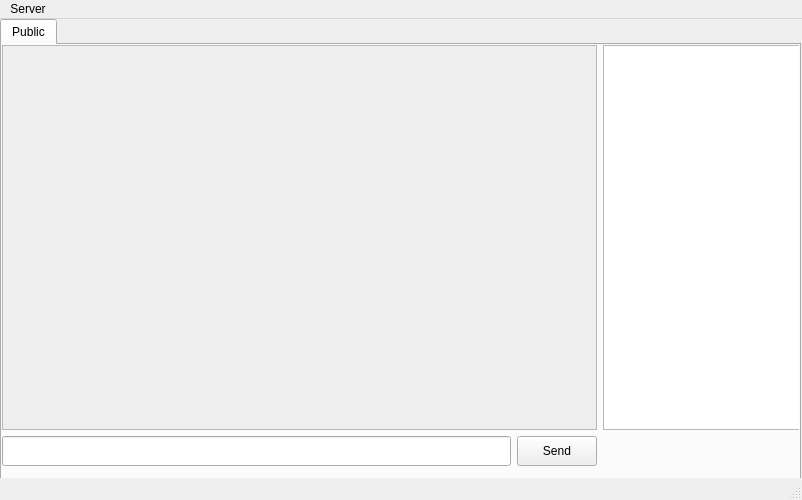
<?xml version="1.0" encoding="UTF-8"?>
<ui version="4.0">
 <class>DNC_chat</class>
 <widget class="QMainWindow" name="DNC_chat">
  <property name="enabled">
   <bool>true</bool>
  </property>
  <property name="geometry">
   <rect>
    <x>0</x>
    <y>0</y>
    <width>802</width>
    <height>500</height>
   </rect>
  </property>
  <property name="minimumSize">
   <size>
    <width>800</width>
    <height>500</height>
   </size>
  </property>
  <property name="contextMenuPolicy">
   <enum>Qt::NoContextMenu</enum>
  </property>
  <property name="acceptDrops">
   <bool>false</bool>
  </property>
  <property name="windowTitle">
   <string>DNC Client</string>
  </property>
  <property name="tabShape">
   <enum>QTabWidget::Rounded</enum>
  </property>
  <property name="dockNestingEnabled">
   <bool>false</bool>
  </property>
  <widget class="QWidget" name="centralwidget">
   <widget class="QTabWidget" name="tabWidget">
    <property name="geometry">
     <rect>
      <x>0</x>
      <y>0</y>
      <width>801</width>
      <height>471</height>
     </rect>
    </property>
    <property name="minimumSize">
     <size>
      <width>801</width>
      <height>0</height>
     </size>
    </property>
    <property name="tabShape">
     <enum>QTabWidget::Rounded</enum>
    </property>
    <property name="currentIndex">
     <number>0</number>
    </property>
    <property name="iconSize">
     <size>
      <width>16</width>
      <height>16</height>
     </size>
    </property>
    <property name="usesScrollButtons">
     <bool>true</bool>
    </property>
    <widget class="QWidget" name="tab_public">
     <attribute name="title">
      <string>Public</string>
     </attribute>
     <widget class="QWidget" name="gridLayoutWidget">
      <property name="geometry">
       <rect>
        <x>0</x>
        <y>0</y>
        <width>801</width>
        <height>421</height>
       </rect>
      </property>
      <property name="minimumSize">
       <size>
        <width>801</width>
        <height>0</height>
       </size>
      </property>
      <layout class="QGridLayout" name="chat_layout">
       <item row="1" column="1">
        <widget class="QPushButton" name="send_button">
         <property name="minimumSize">
          <size>
           <width>80</width>
           <height>30</height>
          </size>
         </property>
         <property name="text">
          <string>Send</string>
         </property>
        </widget>
       </item>
       <item row="1" column="0">
        <widget class="QLineEdit" name="message_line">
         <property name="minimumSize">
          <size>
           <width>262</width>
           <height>30</height>
          </size>
         </property>
        </widget>
       </item>
       <item row="0" column="2">
        <widget class="QListView" name="listUsers">
         <property name="minimumSize">
          <size>
           <width>100</width>
           <height>0</height>
          </size>
         </property>
         <property name="maximumSize">
          <size>
           <width>200</width>
           <height>16777215</height>
          </size>
         </property>
         <property name="frameShadow">
          <enum>QFrame::Sunken</enum>
         </property>
        </widget>
       </item>
       <item row="0" column="0" colspan="2">
        <widget class="QPlainTextEdit" name="chat_display">
         <property name="enabled">
          <bool>false</bool>
         </property>
         <property name="minimumSize">
          <size>
           <width>316</width>
           <height>0</height>
          </size>
         </property>
        </widget>
       </item>
      </layout>
     </widget>
    </widget>
   </widget>
  </widget>
  <widget class="QMenuBar" name="menubar">
   <property name="geometry">
    <rect>
     <x>0</x>
     <y>0</y>
     <width>802</width>
     <height>25</height>
    </rect>
   </property>
   <widget class="QMenu" name="menuConnection">
    <property name="title">
     <string>Server</string>
    </property>
    <addaction name="separator"/>
    <addaction name="actionConnection"/>
    <addaction name="actionDeconnection"/>
    <addaction name="separator"/>
    <addaction name="actionQuit"/>
   </widget>
   <addaction name="menuConnection"/>
  </widget>
  <widget class="QStatusBar" name="statusbar"/>
  <action name="actionConnection">
   <property name="text">
    <string>Connection</string>
   </property>
   <property name="shortcut">
    <string>Alt+C</string>
   </property>
  </action>
  <action name="actionDeconnection">
   <property name="text">
    <string>Deconnection</string>
   </property>
   <property name="shortcut">
    <string>Alt+D</string>
   </property>
  </action>
  <action name="actionQuit">
   <property name="text">
    <string>Quit</string>
   </property>
   <property name="shortcut">
    <string>Alt+Q</string>
   </property>
  </action>
 </widget>
 <resources/>
 <connections>
  <connection>
   <sender>actionQuit</sender>
   <signal>activated()</signal>
   <receiver>DNC_chat</receiver>
   <slot>close()</slot>
   <hints>
    <hint type="sourcelabel">
     <x>-1</x>
     <y>-1</y>
    </hint>
    <hint type="destinationlabel">
     <x>399</x>
     <y>249</y>
    </hint>
   </hints>
  </connection>
 </connections>
</ui>
